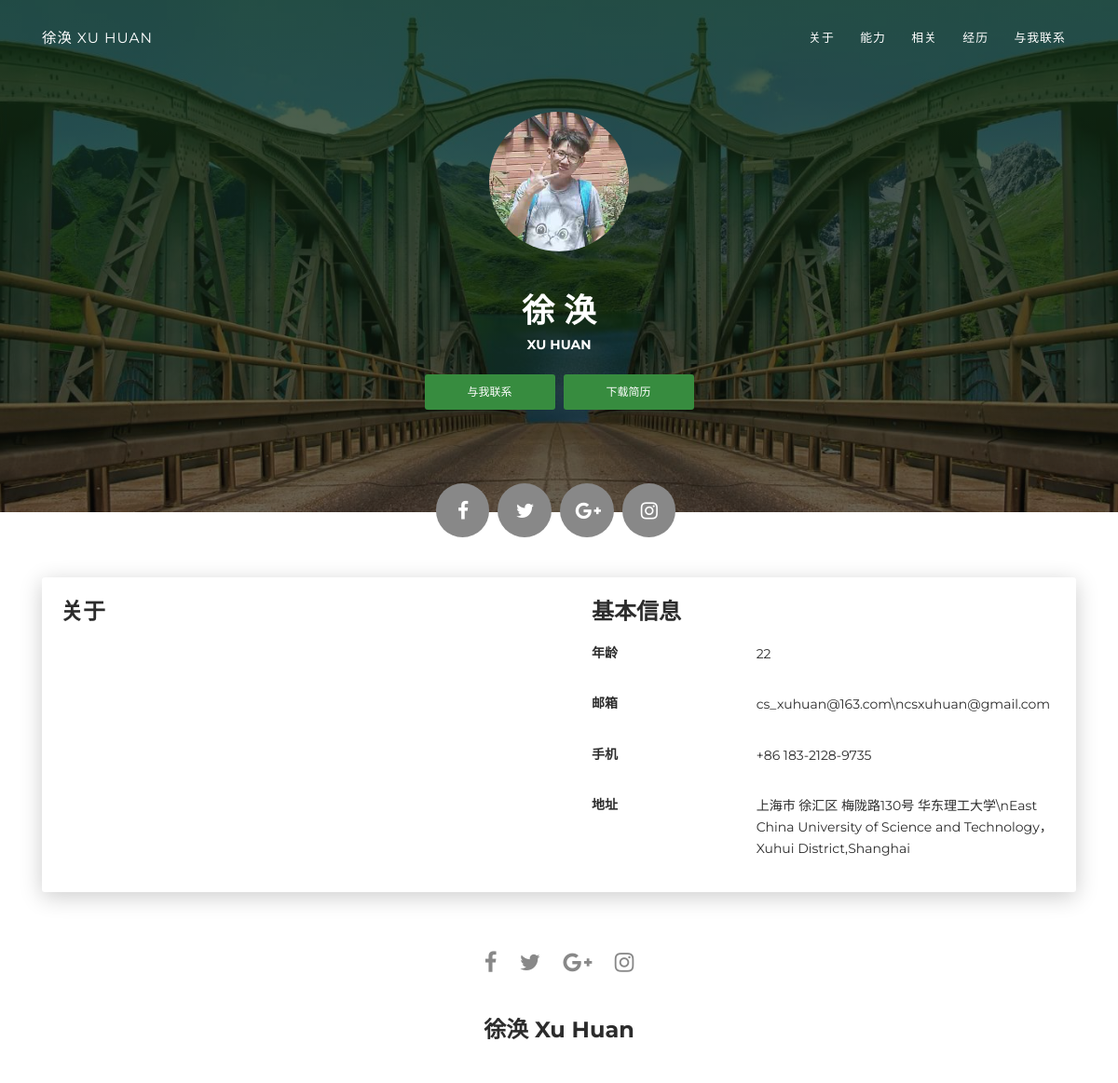
/cv/, run on an earlier commit of the app's database.
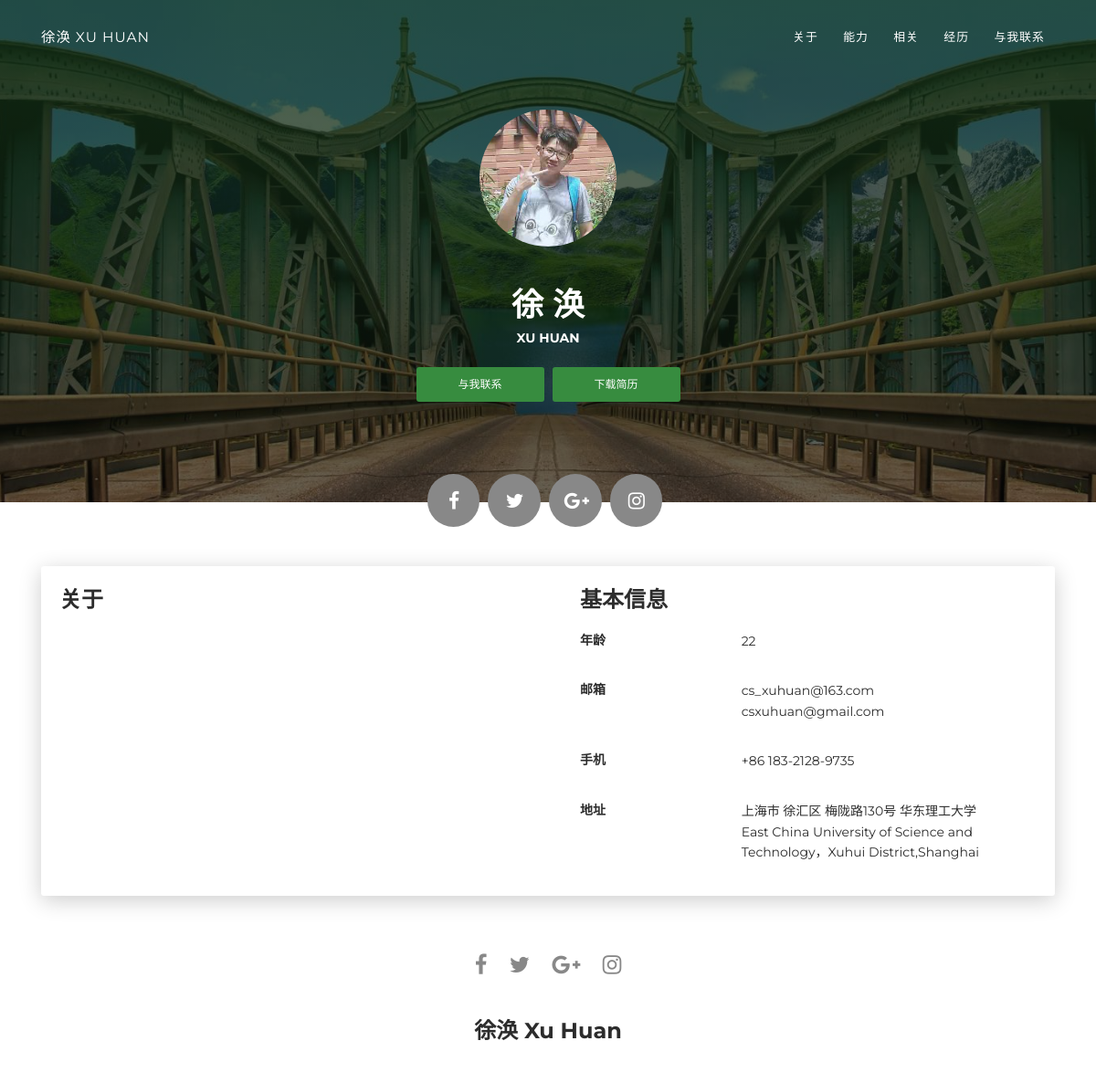
And on a later commit of the database.
### cv/models.py (models this page shows, shortened)
class BasicInformation(models.Model):
    order = models.IntegerField()
    typename = models.CharField(max_length=30)
    info = models.TextField()
    class Meta:
        ordering = ('order',)

### cv/views.py (the view)
# urls.py: path('', views.cv_index)
def cv_index(request):
    basic_infos = BasicInformation.objects.all()
    experiences = Experience.objects.all()
    return render(request, "index.html", {'basic_infos': basic_infos,
                                          'experiences': experiences})

### templates/index.html (shortened to what this page needs)
{% load staticfiles %}
<!DOCTYPE html>
<html lang="en-US">
  <head>
    <link href="https://maxcdn.bootstrapcdn.com/font-awesome/latest/css/font-awesome.min.css" rel="stylesheet">
    <link href="{% static 'css/aos.css' %}" rel="stylesheet">
    <link href="{% static 'css/bootstrap.min.css' %}" rel="stylesheet">
    <link href="{% static 'styles/main.css' %}" rel="stylesheet">
  </head>
  <body id="top">
    <header>
      <div class="profile-page sidebar-collapse">
        <nav class="navbar navbar-expand-lg fixed-top navbar-transparent bg-primary" color-on-scroll="400">
          <div class="container">
            <div class="navbar-translate"><a class="navbar-brand" href="#" rel="tooltip">徐涣 Xu Huan</a>
            </div>
            <div class="collapse navbar-collapse justify-content-end" id="navigation">
              <ul class="navbar-nav">
                <li class="nav-item"><a class="nav-link smooth-scroll" href="#about">关于</a></li>
                <li class="nav-item"><a class="nav-link smooth-scroll" href="#skill">能力</a></li>
                <li class="nav-item"><a class="nav-link smooth-scroll" href="#portfolio">相关</a></li>
                <li class="nav-item"><a class="nav-link smooth-scroll" href="#experience">经历</a></li>
                <li class="nav-item"><a class="nav-link smooth-scroll" href="#contact">与我联系</a></li>
              </ul>
            </div>
          </div>
        </nav>
      </div>
    </header>
    <div class="page-content">
      <div>
<div class="profile-page">
  <div class="wrapper">
    <div class="page-header page-header-small" filter-color="green">
      <div class="container">
        <div class="content-center">
          <div class="cc-profile-image"><a href="#"><img src="{% static 'images/xuhuan.jpg' %}" alt="Image"/></a></div>
          <div class="h2 title">徐  涣</div>
          <p class="category text-white">Xu Huan</p><a class="btn btn-primary smooth-scroll mr-2" href="#contact" data-aos="zoom-in" data-aos-anchor="data-aos-anchor">与我联系</a><a class="btn btn-primary" href="#" data-aos="zoom-in" data-aos-anchor="data-aos-anchor">下载简历</a>
        </div>
      </div>
      <div class="section">
        <div class="container">
          <div class="button-container"><a class="btn btn-default btn-round btn-lg btn-icon" href="#" rel="tooltip" title="Follow me on Facebook"><i class="fa fa-facebook"></i></a><a class="btn btn-default btn-round btn-lg btn-icon" href="#" rel="tooltip" title="Follow me on Twitter"><i class="fa fa-twitter"></i></a><a class="btn btn-default btn-round btn-lg btn-icon" href="#" rel="tooltip" title="Follow me on Google+"><i class="fa fa-google-plus"></i></a><a class="btn btn-default btn-round btn-lg btn-icon" href="#" rel="tooltip" title="Follow me on Instagram"><i class="fa fa-instagram"></i></a></div>
        </div>
      </div>
    </div>
  </div>
</div>
<div class="section" id="about">
  <div class="container">
    <div class="card" data-aos="fade-up" data-aos-offset="10">
      <div class="row">
        <div class="col-lg-6 col-md-12">
          <div class="card-body">
            <div class="h4 mt-0 title">关于</div>
          </div>
        </div>
        <div class="col-lg-6 col-md-12">
          <div class="card-body">
            <div class="h4 mt-0 title">基本信息</div>
              {% for basic_info in basic_infos %}
                {% if basic_info.order != 0 %}
                    <div class="row mt-3">
                        <div class="col-sm-4"><strong class="text-uppercase">{{ basic_info.typename }}</strong></div>
                        <div class="col-sm-8">{{ basic_info.info|linebreaks}}</div>
                    </div>
                {% endif %}
              {% endfor %}
          </div>
        </div>
      </div>
    </div>
  </div>
</div>
</div>
    </div>
    <footer class="footer">
      <div class="container text-center"><a class="cc-facebook btn btn-link" href="#"><i class="fa fa-facebook fa-2x " aria-hidden="true"></i></a><a class="cc-twitter btn btn-link " href="#"><i class="fa fa-twitter fa-2x " aria-hidden="true"></i></a><a class="cc-google-plus btn btn-link" href="#"><i class="fa fa-google-plus fa-2x" aria-hidden="true"></i></a><a class="cc-instagram btn btn-link" href="#"><i class="fa fa-instagram fa-2x " aria-hidden="true"></i></a></div>
      <div class="h4 title text-center">徐涣 Xu Huan</div>
    </footer>
  </body>
</html>

What changed in the data, as far as the page shows it:
changed BasicInformation "邮箱": info "cs_xuhuan@163.com\\ncsxuhuan@gmail.com" → "cs_xuhuan@163.com csxuhuan@gmail.com"
changed BasicInformation "地址": info "上海市 徐汇区 梅陇路130号 华东理工大学\\nEast China University of Science and Technology，Xuhui District,Shanghai" → "上海市 徐汇区 梅陇路130号 华东理工大学 East China University of Science and Technology，Xuhui District,Shanghai"
